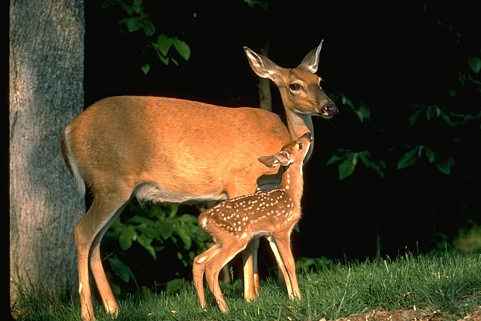
#> input picture 317080.jpg, 481 x 321 px, found by its file name
$ python ejercicio2.py
#> lines starting #> are read from the running program, lines starting #| are printed output that depends on the picture
import cv2
import numpy as np
import matplotlib.pyplot as plt

def agregar_ruido_sal_pimienta(imagen, probabilidad=0.01):
    """
    Agregamos ruido de sal y pimienta a una imagen.
    """
    imagen_ruido = np.copy(imagen)
    num_sal = np.ceil(probabilidad * imagen.size * 0.5).astype(int)
    coords_sal = [np.random.randint(0, i - 1, num_sal) for i in imagen.shape]
    imagen_ruido[coords_sal[0], coords_sal[1]] = 255

    num_pimienta = np.ceil(probabilidad * imagen.size * 0.5).astype(int)
    coords_pimienta = [np.random.randint(0, i - 1, num_pimienta) for i in imagen.shape]
    imagen_ruido[coords_pimienta[0], coords_pimienta[1]] = 0

    return imagen_ruido

def filtro_punto_medio_alfa_recortado(imagen, P, Q, T):
    """
    Implementamos el filtro de Punto Medio Alfa.

    """
    h, w = imagen.shape
    img_filtrada = np.zeros_like(imagen, dtype=np.uint8)
    padding_h = Q // 2
    padding_w = P // 2

    # Manejo de bordes
    img_padded = cv2.copyMakeBorder(imagen, padding_h, padding_h, padding_w, padding_w, cv2.BORDER_REPLICATE)

    for i in range(padding_h, h + padding_h):
        for j in range(padding_w, w + padding_w):
            ventana = img_padded[i-padding_h:i+padding_h+1, j-padding_w:j+padding_w+1]
            pixeles_ordenados = np.sort(ventana.flatten())
            pixeles_recortados = pixeles_ordenados[T:-T] if T > 0 else pixeles_ordenados

            if pixeles_recortados.size > 0:
                media = np.mean(pixeles_recortados)
                img_filtrada[i-padding_h, j-padding_w] = np.uint8(media)
            else:
                img_filtrada[i-padding_h, j-padding_w] = imagen[i-padding_h, j-padding_w]

    return img_filtrada

def ejercicio2_filtro_manual():
    """
    Implementamos el manual de filtro.
    """
    try:
        img_original = cv2.imread(r'C:\Users\tanya\OneDrive\Escritorio\Procesamiento de imagenes\Trabajo Practico 2\317080.jpg', cv2.IMREAD_GRAYSCALE)
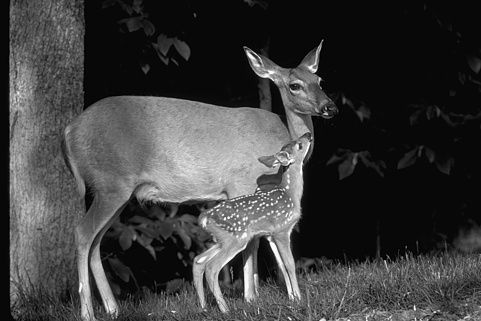
#> img_original: shape (321, 481); min 0, max 255, mean 62
        if img_original is None:
            raise FileNotFoundError("La imagen no se pudo cargar. Asegúrate de que la ruta sea correcta.")
    except FileNotFoundError as e:
        print(e)
        return

    # Agregamos ruido de sal y pimienta a la imagen original.
    img_con_ruido = agregar_ruido_sal_pimienta(img_original, probabilidad=0.05)
#> in agregar_ruido_sal_pimienta, `imagen_ruido[coords_pimienta[0], coords_pimienta[1]] = 0`:
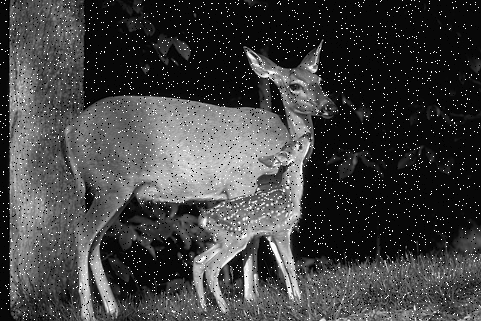
#> imagen_ruido: shape (321, 481); min 0, max 255, mean 65.2

    P, Q, T = 3, 3, 1

    # Aplicamos el filtro punto medio alfa
    img_filtrada_manual = filtro_punto_medio_alfa_recortado(img_con_ruido, P, Q, T)
#> in filtro_punto_medio_alfa_recortado, `img_padded = cv2.copyMakeBorder(imagen, padding_h, padding_h, padding_..`:
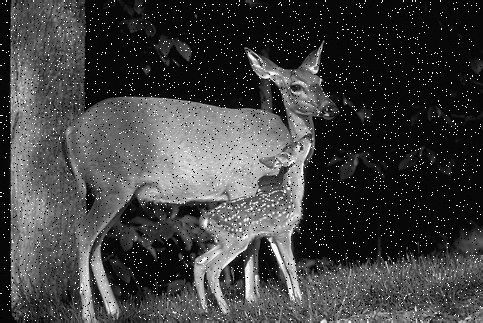
#> img_padded: shape (323, 483); min 0, max 255, mean 64.9
#> after the loop in filtro_punto_medio_alfa_recortado, `for i in range(padding_h, h + padding_h):`:
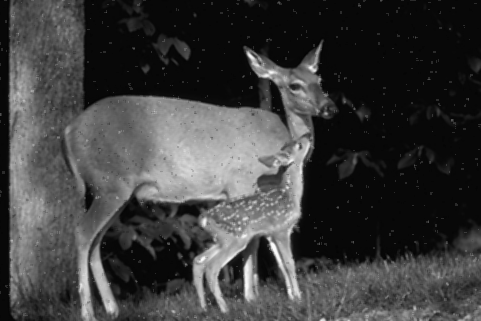
#> img_filtrada: shape (321, 481); min 4, max 253, mean 62

    # Aplicamos un filtro promedio 3x3 usando cv2.filter2D() para la comparación
    kernel_prom = np.ones((3, 3), np.float32) / 9
    img_filtrada_promedio = cv2.filter2D(img_con_ruido, -1, kernel_prom)
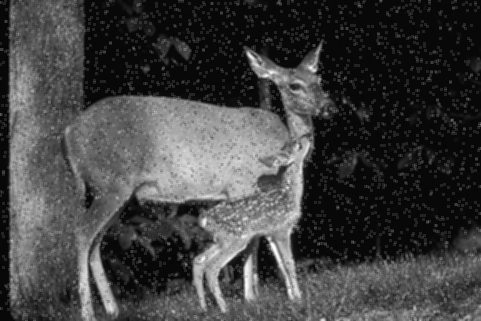
#> img_filtrada_promedio: shape (321, 481); min 4, max 252, mean 65.2

    # Visualizamos los resultados para el análisis
    plt.figure(figsize=(15, 5))
    plt.subplot(1, 3, 1)
    plt.imshow(img_con_ruido, cmap='gray')
    plt.title('Imagen con Ruido')
    plt.axis('off')

    plt.subplot(1, 3, 2)
    plt.imshow(img_filtrada_manual, cmap='gray')
    plt.title('Filtro manual')
    plt.axis('off')

    plt.subplot(1, 3, 3)
    plt.imshow(img_filtrada_promedio, cmap='gray')
    plt.title('Filtro Promedio (filter2D)')
    plt.axis('off')

    plt.tight_layout()
    plt.show()

    print("\nAnálisis visual para el informe:")

if __name__ == "__main__":
    ejercicio2_filtro_manual()
